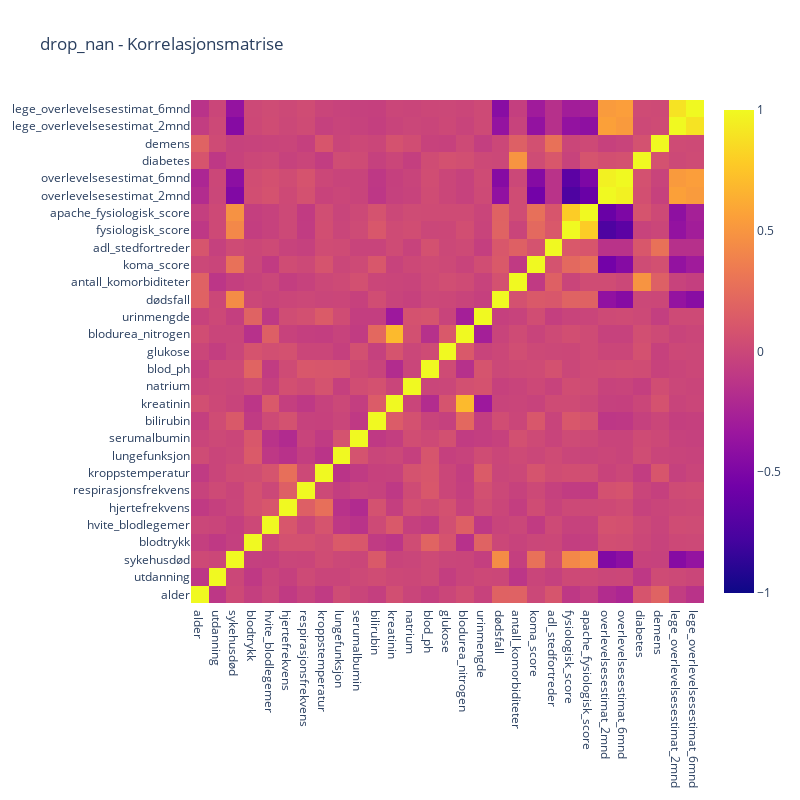
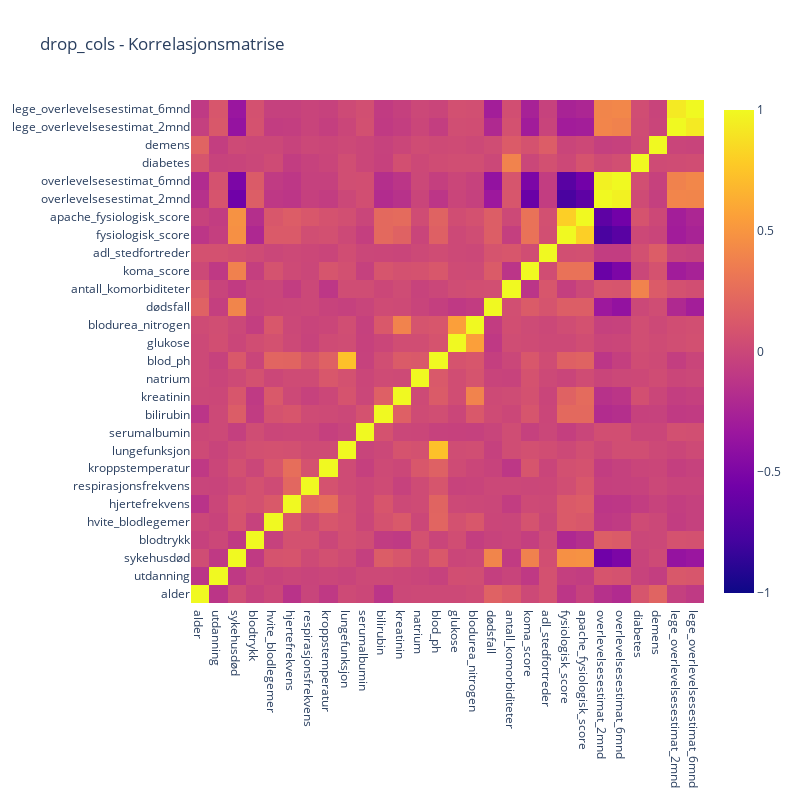
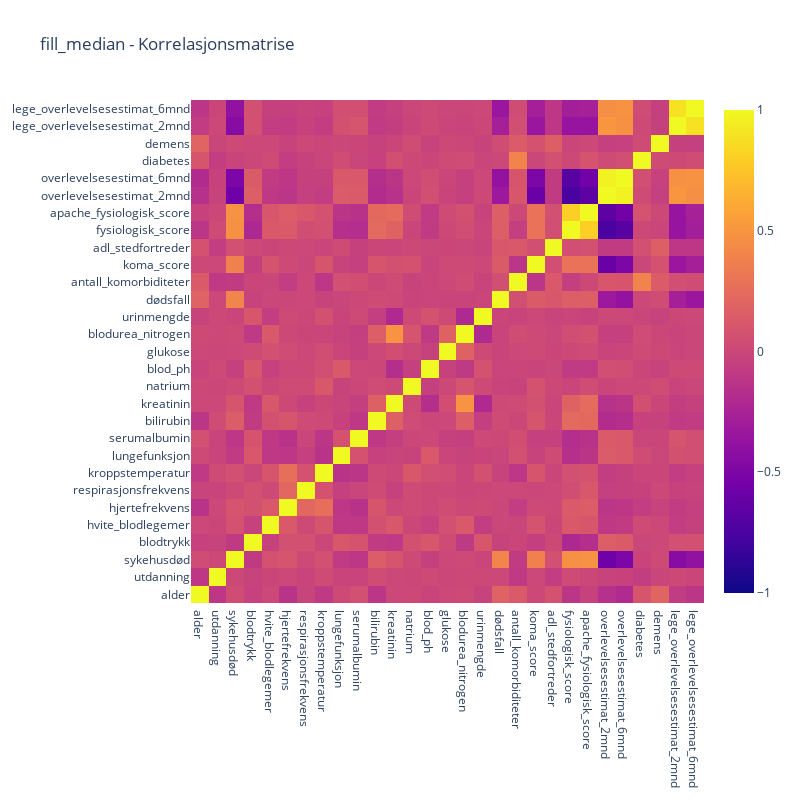
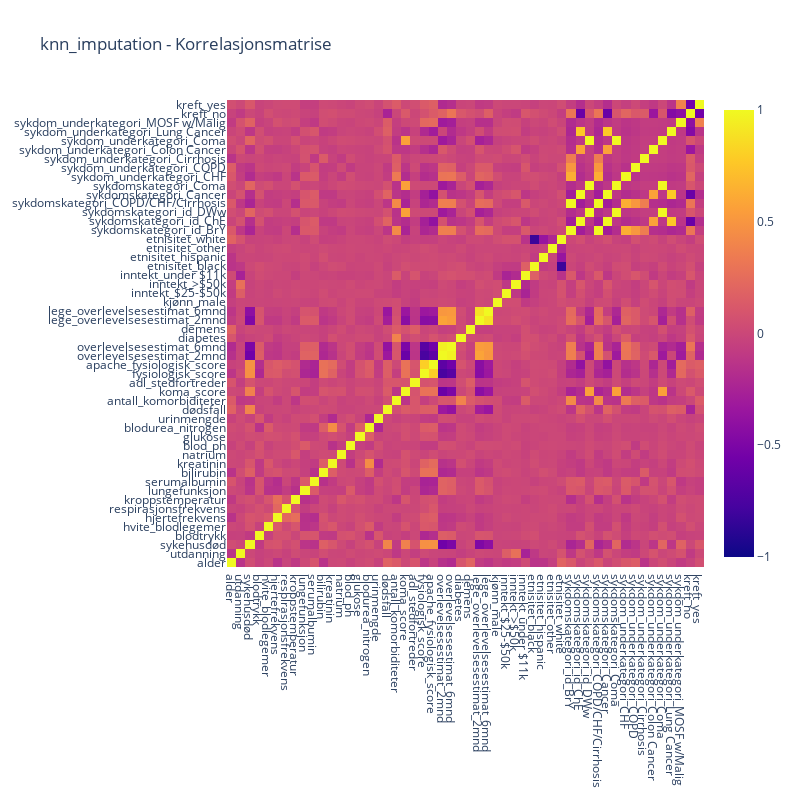

Source (notebook cell) for these figures, in order:
### Markdown cell above
# Evaluere og teste alle modellene

### Code cell
# Hovedsløyfe over strategier
for strategy in strategies:
    # Preprosesserer data
    X_strategy, y_strategy = preprocess_data(strategy, X, y)
    
    # Splitter data inn i trenings-, validerings- og testsett
    X_train, X_val, X_test, y_train, y_val, y_test = split_data(X_strategy, y_strategy)
    
    # Plotter korrelasjonsmatrise
    plot_corr_matrix(X_strategy, strategy)

    # Lager preprocessing pipeline
    preprocessor = create_preprocessor(X_strategy)

    # Trener modeller og evaluerer dem
    best_model_name, best_model_pipeline, best_rmse = train_and_evaluate_models(X_train, y_train, X_val, y_val, models, preprocessor)

    # Evaluerer prediksjoner innenfor 10 enheter fra de faktiske verdiene
    y_val_pred = best_model_pipeline.predict(X_val)
    diff = np.abs(y_val - y_val_pred)
    within_10_diff_percent = np.sum(diff <= 10) / len(y_val) * 100

    # Preprosessering og prediksjon på hele datasettet
    X_strategy, y_strategy = preprocess_data('fill_median', X, y)
    if strategy == 'knn_imputation':
        X_strategy, y_strategy = preprocess_data('knn_imputation', X, y)

    y_full_pred = best_model_pipeline.predict(X_strategy)
    rmse_full = mean_squared_error(y, y_full_pred, squared=False)
    diff_full = np.abs(y - y_full_pred)
    within_10_diff_percent_full = np.sum(diff_full <= 10) / len(y) * 100
    
    # Logger og viser resultater
    log_results(strategy, best_model_name, best_rmse, within_10_diff_percent, rmse_full, within_10_diff_percent_full, results, best_model_pipeline)

### Figure 1 — Plotly figure (JSON) as saved in the notebook; plotly's stock layout.template omitted (floating-point values rounded to 4 significant figures; data arrays with more than 128 entries replaced by an {"elided": "..."} marker saying what was removed)
{"data": [{"type": "heatmap", "x": ["alder", "utdanning", "sykehusdød", "blodtrykk", "hvite_blodlegemer", "hjertefrekvens", "respirasjonsfrekvens", "kroppstemperatur", "lungefunksjon", "serumalbumin", "bilirubin", "kreatinin", "natrium", "blod_ph", "glukose", "blodurea_nitrogen", "urinmengde", "dødsfall", "antall_komorbiditeter", "koma_score", "adl_stedfortreder", "fysiologisk_score", "apache_fysiologisk_score", "overlevelsesestimat_2mnd", "overlevelsesestimat_6mnd", "diabetes", "demens", "lege_overlevelsesestimat_2mnd", "lege_overlevelsesestimat_6mnd"], "y": ["alder", "utdanning", "sykehusdød", "blodtrykk", "hvite_blodlegemer", "hjertefrekvens", "respirasjonsfrekvens", "kroppstemperatur", "lungefunksjon", "serumalbumin", "bilirubin", "kreatinin", "natrium", "blod_ph", "glukose", "blodurea_nitrogen", "urinmengde", "dødsfall", "antall_komorbiditeter", "koma_score", "adl_stedfortreder", "fysiologisk_score", "apache_fysiologisk_score", "overlevelsesestimat_2mnd", "overlevelsesestimat_6mnd", "diabetes", "demens", "lege_overlevelsesestimat_2mnd", "lege_overlevelsesestimat_6mnd"], "z": {"elided": "29x29 float values"}, "zmax": 1, "zmin": -1}], "layout": {"autosize": false, "height": 800, "title": {"text": "drop_nan - Korrelasjonsmatrise"}, "width": 800, "xaxis": {"nticks": 29}, "yaxis": {"nticks": 29}}}

### Figure 2 — Plotly figure (JSON) as saved in the notebook; plotly's stock layout.template omitted (floating-point values rounded to 4 significant figures; data arrays with more than 128 entries replaced by an {"elided": "..."} marker saying what was removed)
{"data": [{"type": "heatmap", "x": ["alder", "utdanning", "sykehusdød", "blodtrykk", "hvite_blodlegemer", "hjertefrekvens", "respirasjonsfrekvens", "kroppstemperatur", "lungefunksjon", "serumalbumin", "bilirubin", "kreatinin", "natrium", "blod_ph", "glukose", "blodurea_nitrogen", "dødsfall", "antall_komorbiditeter", "koma_score", "adl_stedfortreder", "fysiologisk_score", "apache_fysiologisk_score", "overlevelsesestimat_2mnd", "overlevelsesestimat_6mnd", "diabetes", "demens", "lege_overlevelsesestimat_2mnd", "lege_overlevelsesestimat_6mnd"], "y": ["alder", "utdanning", "sykehusdød", "blodtrykk", "hvite_blodlegemer", "hjertefrekvens", "respirasjonsfrekvens", "kroppstemperatur", "lungefunksjon", "serumalbumin", "bilirubin", "kreatinin", "natrium", "blod_ph", "glukose", "blodurea_nitrogen", "dødsfall", "antall_komorbiditeter", "koma_score", "adl_stedfortreder", "fysiologisk_score", "apache_fysiologisk_score", "overlevelsesestimat_2mnd", "overlevelsesestimat_6mnd", "diabetes", "demens", "lege_overlevelsesestimat_2mnd", "lege_overlevelsesestimat_6mnd"], "z": {"elided": "28x28 float values"}, "zmax": 1, "zmin": -1}], "layout": {"autosize": false, "height": 800, "title": {"text": "drop_cols - Korrelasjonsmatrise"}, "width": 800, "xaxis": {"nticks": 28}, "yaxis": {"nticks": 28}}}

### Figure 3 — Plotly figure (JSON) as saved in the notebook; plotly's stock layout.template omitted (floating-point values rounded to 4 significant figures; data arrays with more than 128 entries replaced by an {"elided": "..."} marker saying what was removed)
{"data": [{"type": "heatmap", "x": ["alder", "utdanning", "sykehusdød", "blodtrykk", "hvite_blodlegemer", "hjertefrekvens", "respirasjonsfrekvens", "kroppstemperatur", "lungefunksjon", "serumalbumin", "bilirubin", "kreatinin", "natrium", "blod_ph", "glukose", "blodurea_nitrogen", "urinmengde", "dødsfall", "antall_komorbiditeter", "koma_score", "adl_stedfortreder", "fysiologisk_score", "apache_fysiologisk_score", "overlevelsesestimat_2mnd", "overlevelsesestimat_6mnd", "diabetes", "demens", "lege_overlevelsesestimat_2mnd", "lege_overlevelsesestimat_6mnd"], "y": ["alder", "utdanning", "sykehusdød", "blodtrykk", "hvite_blodlegemer", "hjertefrekvens", "respirasjonsfrekvens", "kroppstemperatur", "lungefunksjon", "serumalbumin", "bilirubin", "kreatinin", "natrium", "blod_ph", "glukose", "blodurea_nitrogen", "urinmengde", "dødsfall", "antall_komorbiditeter", "koma_score", "adl_stedfortreder", "fysiologisk_score", "apache_fysiologisk_score", "overlevelsesestimat_2mnd", "overlevelsesestimat_6mnd", "diabetes", "demens", "lege_overlevelsesestimat_2mnd", "lege_overlevelsesestimat_6mnd"], "z": {"elided": "29x29 float values"}, "zmax": 1, "zmin": -1}], "layout": {"autosize": false, "height": 800, "title": {"text": "fill_median - Korrelasjonsmatrise"}, "width": 800, "xaxis": {"nticks": 29}, "yaxis": {"nticks": 29}}}

### Figure 4 — Plotly figure (JSON) as saved in the notebook; plotly's stock layout.template omitted (floating-point values rounded to 4 significant figures; data arrays with more than 128 entries replaced by an {"elided": "..."} marker saying what was removed)
{"data": [{"type": "heatmap", "x": ["alder", "utdanning", "sykehusdød", "blodtrykk", "hvite_blodlegemer", "hjertefrekvens", "respirasjonsfrekvens", "kroppstemperatur", "lungefunksjon", "serumalbumin", "bilirubin", "kreatinin", "natrium", "blod_ph", "glukose", "blodurea_nitrogen", "urinmengde", "dødsfall", "antall_komorbiditeter", "koma_score", "adl_stedfortreder", "fysiologisk_score", "apache_fysiologisk_score", "overlevelsesestimat_2mnd", "overlevelsesestimat_6mnd", "diabetes", "demens", "lege_overlevelsesestimat_2mnd", "lege_overlevelsesestimat_6mnd", "kjønn_male", "inntekt_$25-$50k", "inntekt_>$50k", "inntekt_under $11k", "etnisitet_black", "etnisitet_hispanic", "etnisitet_other", "etnisitet_white", "sykdomskategori_id_BrY", "sykdomskategori_id_ChE", "sykdomskategori_id_DWw", "sykdomskategori_COPD/CHF/Cirrhosis", "sykdomskategori_Cancer", "sykdomskategori_Coma", "sykdom_underkategori_CHF", "sykdom_underkategori_COPD", "sykdom_underkategori_Cirrhosis", "sykdom_underkategori_Colon Cancer", "sykdom_underkategori_Coma", "sykdom_underkategori_Lung Cancer", "sykdom_underkategori_MOSF w/Malig", "kreft_no", "kreft_yes"], "y": ["alder", "utdanning", "sykehusdød", "blodtrykk", "hvite_blodlegemer", "hjertefrekvens", "respirasjonsfrekvens", "kroppstemperatur", "lungefunksjon", "serumalbumin", "bilirubin", "kreatinin", "natrium", "blod_ph", "glukose", "blodurea_nitrogen", "urinmengde", "dødsfall", "antall_komorbiditeter", "koma_score", "adl_stedfortreder", "fysiologisk_score", "apache_fysiologisk_score", "overlevelsesestimat_2mnd", "overlevelsesestimat_6mnd", "diabetes", "demens", "lege_overlevelsesestimat_2mnd", "lege_overlevelsesestimat_6mnd", "kjønn_male", "inntekt_$25-$50k", "inntekt_>$50k", "inntekt_under $11k", "etnisitet_black", "etnisitet_hispanic", "etnisitet_other", "etnisitet_white", "sykdomskategori_id_BrY", "sykdomskategori_id_ChE", "sykdomskategori_id_DWw", "sykdomskategori_COPD/CHF/Cirrhosis", "sykdomskategori_Cancer", "sykdomskategori_Coma", "sykdom_underkategori_CHF", "sykdom_underkategori_COPD", "sykdom_underkategori_Cirrhosis", "sykdom_underkategori_Colon Cancer", "sykdom_underkategori_Coma", "sykdom_underkategori_Lung Cancer", "sykdom_underkategori_MOSF w/Malig", "kreft_no", "kreft_yes"], "z": {"elided": "52x52 float values"}, "zmax": 1, "zmin": -1}], "layout": {"autosize": false, "height": 800, "title": {"text": "knn_imputation - Korrelasjonsmatrise"}, "width": 800, "xaxis": {"nticks": 52}, "yaxis": {"nticks": 52}}}
